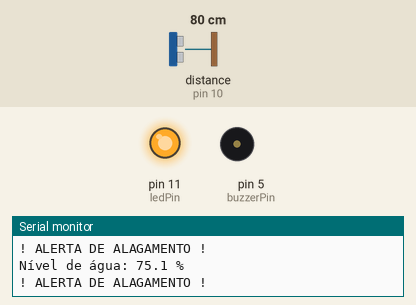
A sketch run on a simulated Arduino Uno, built with avr-gcc and run on an emulated ATmega328P. On the bench: output pins drawn as LEDs (lit = HIGH), buzzer (waves = sounding), the last lines printed to the serial monitor. Wiring (inferred from the names in the program): ultrasonic range finder: trigger pin 9; echo pin 10. The test bench sets the inputs (shaded band); at power-on: distance to the obstacle (sensor on pin 10) 80 cm. The echo pulse lasts 58.3 µs per cm; pins used as bus, display or sensor lines are not drawn.

Above: at 1.9 s.
2.0 s: distance to the obstacle (sensor on pin 10) set to 124 cm
5.5 s: distance to the obstacle (sensor on pin 10) set to 131 cm
At 6.7 s:
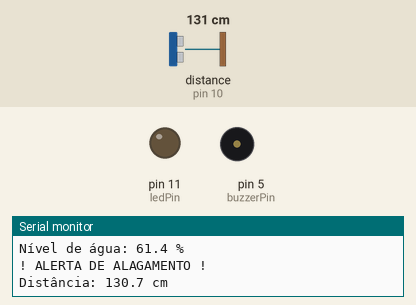
7.0 s: distance to the obstacle (sensor on pin 10) set to 2 cm
At 7.33 s:
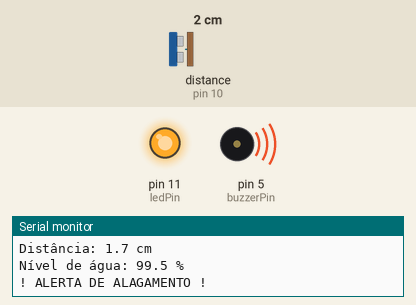
Timing chart, 0 to 16.5 s (numbered marks = the images above; inputs shaded):
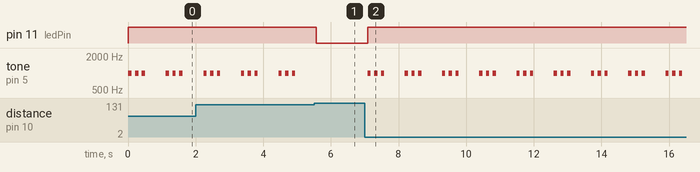

Measured:
- the behaviour switches between 128 and 129 cm on distance to the obstacle (sensor on pin 10) (found by bisection; images 0 and 1)
- after the input at 5.5 s, pin 11 (ledPin): HIGH → LOW after 0.06 s; tone on pin 5 (buzzerPin): stops changing and stays silent
- after the input at 7.0 s, pin 11 (ledPin): LOW → HIGH after 0.08 s; tone on pin 5 (buzzerPin): silent → 1000 Hz after 0.08 s, then repeats every 1.1 s: 2 × (silent 0.10 s, 1000 Hz 0.10 s), silent 0.60 s, 1000 Hz 0.10 s
- by itself, tone on pin 5 (buzzerPin): repeats every 1.1 s: 2 × (silent 0.10 s, 1000 Hz 0.10 s), silent 0.61 s, 1000 Hz 0.10 s

The sketch:

code.ino
```cpp
#define buzzerPin     5
#define trigPin       9
#define echoPin      10
#define ledPin       11
#define TIMEOUT_US  30000   // timeout pulseIn em microssegundos

// Parâmetros de leitura e alerta
const float DISTANCIA_MAX = 320.0;   // cm: leitura máxima (0% de água)
const float PCT_ALERTA    = 60.0;    // %: acima disso dispara alerta

// Armazena última distância para imprimir só se mudar
float ultimaDistancia = -1.0;

void setup() {
  pinMode(buzzerPin, OUTPUT);
  pinMode(ledPin,    OUTPUT);
  pinMode(trigPin,   OUTPUT);
  pinMode(echoPin,   INPUT);
  digitalWrite(trigPin, LOW);
  digitalWrite(ledPin,   LOW);
  Serial.begin(9600);
}

// Retorna distância em cm (ou -1 se falhar)
float medirDistancia() {
  long duracao;

  digitalWrite(trigPin, LOW);
  delayMicroseconds(5);
  digitalWrite(trigPin, HIGH);
  delayMicroseconds(10);
  digitalWrite(trigPin, LOW);

  duracao = pulseIn(echoPin, HIGH, TIMEOUT_US);
  if (duracao <= 0) return -1.0;

  return (duracao * 0.0343) / 2.0;
}

// Toca um “bip” curto no buzzer
void tocarBip() {
  tone(buzzerPin, 1000);
  delay(100);
  noTone(buzzerPin);
}

// Liga o LED
void ligarLED() {
  digitalWrite(ledPin, HIGH);
}

// Desliga o LED
void desligarLED() {
  digitalWrite(ledPin, LOW);
}

// Verifica nível em % e dispara alerta se >= PCT_ALERTA
void verificarAlerta(float d) {
  if (d <= 0) {
    desligarLED();
    return;
  }
  // converte distância em % de nível: 0cm → 100%, DISTANCIA_MAX → 0%
  float pct = (DISTANCIA_MAX - d) / DISTANCIA_MAX * 100.0;

  if (pct >= PCT_ALERTA) {
    Serial.print("Nível de água: ");
    Serial.print(pct, 1);
    Serial.println(" %");
    Serial.println("! ALERTA DE ALAGAMENTO !");
    ligarLED();
    for (int i = 0; i < 3; i++) {
      tocarBip();
      delay(100);
    }
  } else {
    desligarLED();
  }
}

// Imprime distância apenas se mudou > 0.1 cm
void printSeMudou(float d) {
  if (d > 0 && fabs(d - ultimaDistancia) > 0.1) {
    Serial.print("Distância: ");
    Serial.print(d, 1);
    Serial.println(" cm");
    ultimaDistancia = d;
  }
}

void loop() {
  float d = medirDistancia();
  printSeMudou(d);
  verificarAlerta(d);
  delay(500);
}
```
